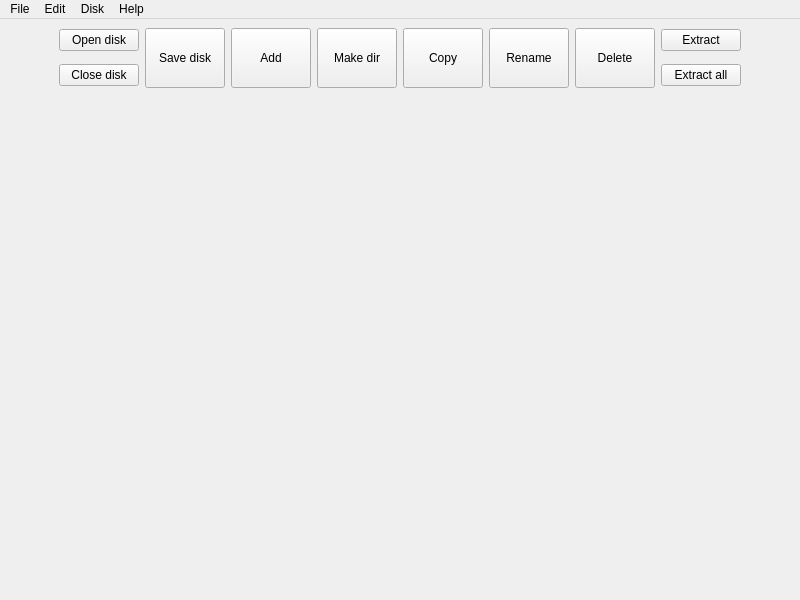
<?xml version="1.0" encoding="UTF-8"?>
<ui version="4.0">
 <author>Bs()Dd</author>
 <class>MainWindow</class>
 <widget class="QMainWindow" name="MainWindow">
  <property name="geometry">
   <rect>
    <x>0</x>
    <y>0</y>
    <width>800</width>
    <height>600</height>
   </rect>
  </property>
  <property name="minimumSize">
   <size>
    <width>800</width>
    <height>600</height>
   </size>
  </property>
  <property name="font">
   <font/>
  </property>
  <property name="acceptDrops">
   <bool>true</bool>
  </property>
  <property name="windowTitle">
   <string>GRiDISK Commander</string>
  </property>
  <property name="windowIcon">
   <iconset resource="resources/icon.qrc">
    <normaloff>:/resources/gridsmall.png</normaloff>:/resources/gridsmall.png</iconset>
  </property>
  <widget class="QWidget" name="centralwidget">
   <layout class="QVBoxLayout" name="verticalLayout_10">
    <item>
     <layout class="QVBoxLayout" name="verticalLayout_9">
      <item>
       <layout class="QHBoxLayout" name="horizontalLayout">
        <item>
         <spacer name="horizontalSpacer_8">
          <property name="orientation">
           <enum>Qt::Horizontal</enum>
          </property>
          <property name="sizeHint" stdset="0">
           <size>
            <width>0</width>
            <height>0</height>
           </size>
          </property>
         </spacer>
        </item>
        <item>
         <layout class="QVBoxLayout" name="verticalLayout_4">
          <property name="spacing">
           <number>0</number>
          </property>
          <item>
           <widget class="QPushButton" name="pushButton">
            <property name="text">
             <string>Open disk</string>
            </property>
           </widget>
          </item>
          <item>
           <spacer name="verticalSpacer">
            <property name="orientation">
             <enum>Qt::Vertical</enum>
            </property>
            <property name="sizeType">
             <enum>QSizePolicy::Fixed</enum>
            </property>
            <property name="sizeHint" stdset="0">
             <size>
              <width>20</width>
              <height>12</height>
             </size>
            </property>
           </spacer>
          </item>
          <item>
           <widget class="QPushButton" name="pushButton_2">
            <property name="text">
             <string>Close disk</string>
            </property>
           </widget>
          </item>
         </layout>
        </item>
        <item>
         <widget class="QPushButton" name="pushButton_3">
          <property name="minimumSize">
           <size>
            <width>0</width>
            <height>60</height>
           </size>
          </property>
          <property name="text">
           <string>Save disk</string>
          </property>
         </widget>
        </item>
        <item>
         <widget class="QPushButton" name="pushButton_4">
          <property name="minimumSize">
           <size>
            <width>0</width>
            <height>60</height>
           </size>
          </property>
          <property name="text">
           <string>Add</string>
          </property>
         </widget>
        </item>
        <item>
         <widget class="QPushButton" name="pushButton_9">
          <property name="minimumSize">
           <size>
            <width>0</width>
            <height>60</height>
           </size>
          </property>
          <property name="text">
           <string>Make dir</string>
          </property>
         </widget>
        </item>
        <item>
         <widget class="QPushButton" name="pushButton_5">
          <property name="minimumSize">
           <size>
            <width>0</width>
            <height>60</height>
           </size>
          </property>
          <property name="text">
           <string>Copy</string>
          </property>
         </widget>
        </item>
        <item>
         <widget class="QPushButton" name="pushButton_6">
          <property name="minimumSize">
           <size>
            <width>0</width>
            <height>60</height>
           </size>
          </property>
          <property name="text">
           <string>Rename</string>
          </property>
         </widget>
        </item>
        <item>
         <widget class="QPushButton" name="pushButton_7">
          <property name="minimumSize">
           <size>
            <width>0</width>
            <height>60</height>
           </size>
          </property>
          <property name="text">
           <string>Delete</string>
          </property>
         </widget>
        </item>
        <item>
         <layout class="QVBoxLayout" name="verticalLayout_3">
          <property name="spacing">
           <number>0</number>
          </property>
          <item>
           <widget class="QPushButton" name="pushButton_8">
            <property name="text">
             <string>Extract</string>
            </property>
           </widget>
          </item>
          <item>
           <spacer name="verticalSpacer_2">
            <property name="orientation">
             <enum>Qt::Vertical</enum>
            </property>
            <property name="sizeType">
             <enum>QSizePolicy::Fixed</enum>
            </property>
            <property name="sizeHint" stdset="0">
             <size>
              <width>20</width>
              <height>12</height>
             </size>
            </property>
           </spacer>
          </item>
          <item>
           <widget class="QPushButton" name="pushButton_10">
            <property name="text">
             <string>Extract all</string>
            </property>
           </widget>
          </item>
         </layout>
        </item>
        <item>
         <spacer name="horizontalSpacer_9">
          <property name="orientation">
           <enum>Qt::Horizontal</enum>
          </property>
          <property name="sizeHint" stdset="0">
           <size>
            <width>0</width>
            <height>0</height>
           </size>
          </property>
         </spacer>
        </item>
       </layout>
      </item>
      <item>
       <layout class="QHBoxLayout" name="horizontalLayout_2">
        <property name="spacing">
         <number>0</number>
        </property>
        <item>
         <widget class="FilePanelWidget" name="panel1"/>
        </item>
        <item>
         <widget class="FilePanelWidget" name="panel2"/>
        </item>
       </layout>
      </item>
     </layout>
    </item>
   </layout>
  </widget>
  <widget class="QMenuBar" name="menubar">
   <property name="geometry">
    <rect>
     <x>0</x>
     <y>0</y>
     <width>800</width>
     <height>22</height>
    </rect>
   </property>
   <widget class="QMenu" name="menuFile">
    <property name="title">
     <string>File</string>
    </property>
    <addaction name="actionNewImage"/>
    <addaction name="actionOpen"/>
    <addaction name="actionSave"/>
    <addaction name="actionSave_as"/>
    <addaction name="actionClose"/>
   </widget>
   <widget class="QMenu" name="menuEdit">
    <property name="title">
     <string>Edit</string>
    </property>
    <addaction name="actionCopy"/>
    <addaction name="actionCopy_locally"/>
    <addaction name="actionRename"/>
    <addaction name="actionDelete"/>
    <addaction name="actionSearch"/>
    <addaction name="actionPreview"/>
    <addaction name="separator"/>
    <addaction name="actionAdd"/>
    <addaction name="actionMake_dir"/>
    <addaction name="separator"/>
    <addaction name="actionChange_version"/>
    <addaction name="actionChange_date"/>
    <addaction name="separator"/>
    <addaction name="actionExtract"/>
    <addaction name="actionExtract_all"/>
   </widget>
   <widget class="QMenu" name="menuDisk">
    <property name="title">
     <string>Disk</string>
    </property>
    <addaction name="actionChange_label"/>
    <addaction name="separator"/>
    <addaction name="actionAno_part"/>
    <addaction name="actionAct_part"/>
    <addaction name="actionSep_save"/>
   </widget>
   <widget class="QMenu" name="menuHelp">
    <property name="title">
     <string>Help</string>
    </property>
    <addaction name="actionAbout"/>
   </widget>
   <addaction name="menuFile"/>
   <addaction name="menuEdit"/>
   <addaction name="menuDisk"/>
   <addaction name="menuHelp"/>
  </widget>
  <action name="actionOpen">
   <property name="text">
    <string>Open...</string>
   </property>
   <property name="shortcut">
    <string>Ctrl+O</string>
   </property>
  </action>
  <action name="actionSave">
   <property name="text">
    <string>Save</string>
   </property>
   <property name="shortcut">
    <string>Ctrl+S</string>
   </property>
  </action>
  <action name="actionSave_as">
   <property name="text">
    <string>Save As...</string>
   </property>
   <property name="shortcut">
    <string>Ctrl+Shift+S</string>
   </property>
  </action>
  <action name="actionAdd">
   <property name="text">
    <string>Add Files...</string>
   </property>
   <property name="shortcut">
    <string>Ctrl+D</string>
   </property>
  </action>
  <action name="actionDelete">
   <property name="text">
    <string>Delete</string>
   </property>
   <property name="shortcut">
    <string>Del</string>
   </property>
  </action>
  <action name="actionExtract">
   <property name="text">
    <string>Extract...</string>
   </property>
   <property name="shortcut">
    <string>Ctrl+E</string>
   </property>
  </action>
  <action name="actionExit">
   <property name="text">
    <string>Exit</string>
   </property>
   <property name="shortcut">
    <string>Ctrl+Q</string>
   </property>
  </action>
  <action name="actionCopy">
   <property name="text">
    <string>Copy to Other Panel</string>
   </property>
   <property name="shortcut">
    <string>Ctrl+C</string>
   </property>
  </action>
  <action name="actionRename">
   <property name="text">
    <string>Rename...</string>
   </property>
   <property name="shortcut">
    <string>F2</string>
   </property>
  </action>
  <action name="actionClose">
   <property name="text">
    <string>Close</string>
   </property>
   <property name="shortcut">
    <string>Ctrl+W</string>
   </property>
  </action>
  <action name="actionAbout">
   <property name="text">
    <string>About GRiDISK Commander</string>
   </property>
  </action>
  <action name="actionExtract_all">
   <property name="text">
    <string>Extract All...</string>
   </property>
   <property name="shortcut">
    <string>Ctrl+Shift+E</string>
   </property>
  </action>
  <action name="actionPreview">
   <property name="text">
    <string>Preview</string>
   </property>
   <property name="shortcut">
    <string>F3</string>
   </property>
  </action>
  <action name="actionChange_label">
   <property name="text">
    <string>Change Disk Label</string>
   </property>
   <property name="shortcut">
    <string>Ctrl+L</string>
   </property>
  </action>
  <action name="actionMake_dir">
   <property name="text">
    <string>Create Directory...</string>
   </property>
   <property name="shortcut">
    <string>Ctrl+D</string>
   </property>
  </action>
  <action name="actionChange_date">
   <property name="text">
    <string>Change Dates...</string>
   </property>
   <property name="shortcut">
    <string>Ctrl+Shift+D</string>
   </property>
  </action>
  <action name="actionChange_version">
   <property name="text">
    <string>Change Version...</string>
   </property>
   <property name="shortcut">
    <string>Ctrl+Shift+V</string>
   </property>
  </action>
  <action name="actionNew">
   <property name="text">
    <string>New image (360K FDD)</string>
   </property>
   <property name="shortcut">
    <string>Ctrl+N</string>
   </property>
  </action>
  <action name="actionDebtrace">
   <property name="checkable">
    <bool>true</bool>
   </property>
   <property name="enabled">
    <bool>true</bool>
   </property>
   <property name="text">
    <string>Print trace info from ccos_image</string>
   </property>
   <property name="toolTip">
    <string>Print trace info from ccos_image</string>
   </property>
  </action>
  <action name="actionCopy_locally">
   <property name="text">
    <string>Copy Locally...</string>
   </property>
   <property name="shortcut">
    <string>Ctrl+Shift+C</string>
   </property>
  </action>
  <action name="actionAno_part">
   <property name="enabled">
    <bool>false</bool>
   </property>
   <property name="text">
    <string>Open Another Partition...</string>
   </property>
  </action>
  <action name="actionSep_save">
   <property name="enabled">
    <bool>false</bool>
   </property>
   <property name="text">
    <string>Save Partition to a Separate File...</string>
   </property>
  </action>
  <action name="actionAct_part">
   <property name="enabled">
    <bool>false</bool>
   </property>
   <property name="text">
    <string>Set Active Partition...</string>
   </property>
  </action>
  <action name="actionSearch">
   <property name="text">
    <string>Search</string>
   </property>
   <property name="shortcut">
    <string>Ctrl+F</string>
   </property>
  </action>
  <action name="actionNewImage">
   <property name="text">
    <string>New Image</string>
   </property>
   <property name="shortcut">
    <string>Ctrl+N</string>
   </property>
  </action>
 </widget>
 <customwidgets>
  <customwidget>
   <class>FilePanelWidget</class>
   <extends>QWidget</extends>
   <header>filepanelwidget.h</header>
  </customwidget>
 </customwidgets>
 <resources>
  <include location="resources/icon.qrc"/>
 </resources>
 <connections/>
</ui>
